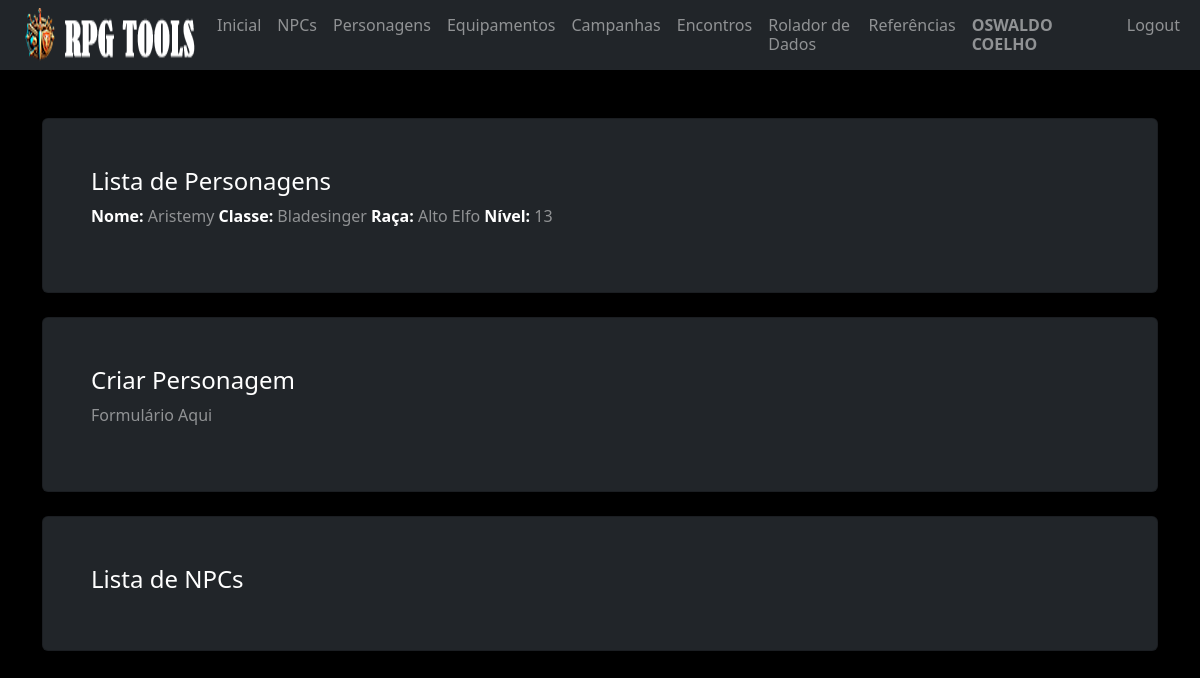
The page /pj/ (signed in) on the database as committed earlier.
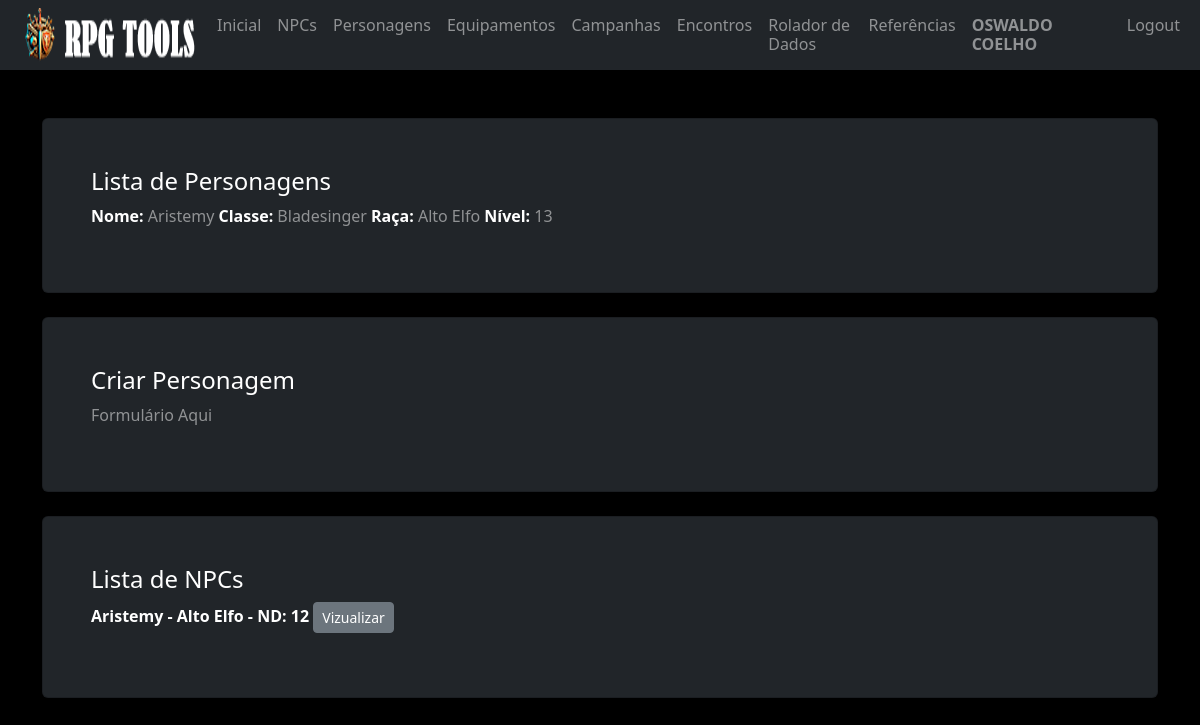
The same page on the database as committed later.
### model/user_model.py (models this page shows, shortened)
class User(db.Model, UserMixin):
    __tablename__ = "user"
    id = db.Column('id', db.Integer, primary_key=True)
    nome = db.Column('nome', db.String(150))
    sobrenome = db.Column('sobrenome', db.String(150))
    email = db.Column('email', db.String(50), unique=True)
    telefone = db.Column('telefone', db.String(15), unique=True, nullable=False)
    login = db.Column('login', db.String(50), unique=True, nullable=False)
    senha = db.Column('senha', db.String(550), nullable=False)
    tipo = db.Column('tipo', db.String(25), nullable=False, default="none")
    personagens = db.relationship("Personagem", foreign_keys=[Personagem.id_user], back_populates="user")

### model/personagens_model.py (models this page shows, shortened)
class Personagem(db.Model):
    __tablename__ = "personagens"
    id = db.Column(db.Integer, primary_key=True)
    id_user = db.Column(db.Integer, db.ForeignKey('user.id'), nullable=False)
    ficha = db.Column(db.JSON, nullable=False)
    nome = db.Column(db.String(150), nullable=False)
    tipo = db.Column(db.String(25), nullable=False, default="não informado")
    user = db.relationship("User", foreign_keys=[id_user], back_populates="personagens")
    @classmethod
    def npcs_id(cls, id_user, id=None):
        query = cls.query.filter_by(id_user=id_user, tipo="NPC")
        if id is not None:
            query = query.filter_by(id=id)
        return query.all()

### routes/personagens.py (the view)
@blueprint_pj.route('/', methods=['GET', 'POST'])
def index_pj():
    if request.method == 'GET':
        npcs = Personagem.npcs_id(id_user=current_user.id)
        return render_template('pj.html', npcs=npcs)
    if request.method == 'POST':
        return redirect('/')

### routes/login.py (called while the page is built)
@login_manager.user_loader
def get_user(id):
    return User.query.get(id)

### templates/pj.html (shortened to what this page needs)
{% extends 'base.html' %}
{% block conteudo %}
    {% if current_user.is_authenticated %}
    <div class="card shadow p-5 bg-dark text-white-50">
        <h4 class="text-white">Lista de Personagens</h4>
        <p>
            <strong class="text-white">Nome:</strong> Aristemy <strong class="text-white">Classe:</strong> Bladesinger <strong class="text-white">Raça:</strong> Alto Elfo <strong class="text-white">Nível:</strong> 13
        </p>
    </div>
    <br>
    <div class="card shadow p-5 bg-dark text-white-50">
        <h4 class="text-white">Criar Personagem</h4>
        <p>
            Formulário Aqui
        </p>
    </div>
    <br>
    <div class="card shadow p-5 bg-dark text-white-50">
        <h4 class="text-white">Lista de NPCs</h4>
        {% for npc in npcs %}
        <p>
            <strong class="text-white">{{npc.ficha['nome']}} - {{npc.ficha['raca']}} - ND: {{npc.ficha['nd']}}</strong>
            <button type="button" class="btn btn-secondary btn-sm" data-bs-toggle="modal" data-bs-target="#exampleModal"> Vizualizar </button>
        </p>
                        {% set percepcao_valor = None %}
                        {% for pericia in npc.ficha['pericias_atuais'] %}
                            {% if pericia['nome'] == 'Percepção ' %}
                                {% set percepcao_valor = pericia['valor'] %}
                            {% endif %}
                        {% endfor %}
        {% endfor %}
    </div>
    <br>
    {% endif %}
{% endblock %}

### templates/base.html (shortened to what this page needs)
<!doctype html>
<html lang="pt-BR">
  <head>
    <link rel="stylesheet" href="{{ url_for('static', filename='css/bootstrap.min.css') }}">
  </head>
  <body class="bg-black">
    <nav class="navbar navbar-expand-lg navbar bg-dark"  data-bs-theme="dark">
        <div class="container-fluid">
            <ul class="navbar-nav">
              <img src="/static/imagem/logo35.png"/>
              {% if current_user.is_authenticated %}
              <li class="nav-item"><a class="nav-link active mb-0 h1 text-white-50" href="/">Inicial</a> </li>
              <li class="nav-item"><a class="nav-link active mb-0 h1 text-white-50" href="/npc/create">NPCs</a> </li>
              <li class="nav-item"><a class="nav-link active mb-0 h1 text-white-50" href="/pj/">Personagens</a> </li>
              <li class="nav-item"><a class="nav-link active mb-0 h1 text-white-50" href="/equip/">Equipamentos</a> </li>
              <li class="nav-item"><a class="nav-link active mb-0 h1 text-white-50" href="/campanha/">Campanhas</a> </li>
              <li class="nav-item"><a class="nav-link active mb-0 h1 text-white-50" href="/encontros/">Encontros</a> </li>
              <li class="nav-item"><a class="nav-link active mb-0 h1 text-white-50" href="/rolador/">Rolador de Dados</a> </li>
              <li class="nav-item"><a class="nav-link active mb-0 h1 text-white-50" href="#">Referências</a> </li>
              {% endif %}
            </ul>
              <ul class="navbar-nav ms-auto">
              {% if current_user.is_authenticated %}
                <li class="nav-item"><p class="nav-link active mb-0 h1 text-white-50"><b> {{current_user.nome}} {{current_user.sobrenome}}</b></p> </li>
                <li class="nav-item"><a class="nav-link active mb-0 h1 text-white-50" href="/logout">Logout</a> </li>
              {% else %}
                <li class="nav-item"><a class="nav-link active mb-0 h1 text-white-50" href="/login">Login</a> </li>
                <li class="nav-item"><a class="nav-link active mb-0 h1 text-white-50" href="/login/register">Register</a> </li>
              {% endif %}
              </ul>
        </div>
    </nav>
    <div class="container">
      <br>
      <br>
        {% block conteudo %}
        {% endblock %}
        <br>
        <br>
        <br>
        <br>
    </div>
  </body>

Rows that differ between the two databases and show on the page:
added Personagem: ficha.nome "Aristemy", ficha.raca "Alto Elfo", ficha.nd "12"
